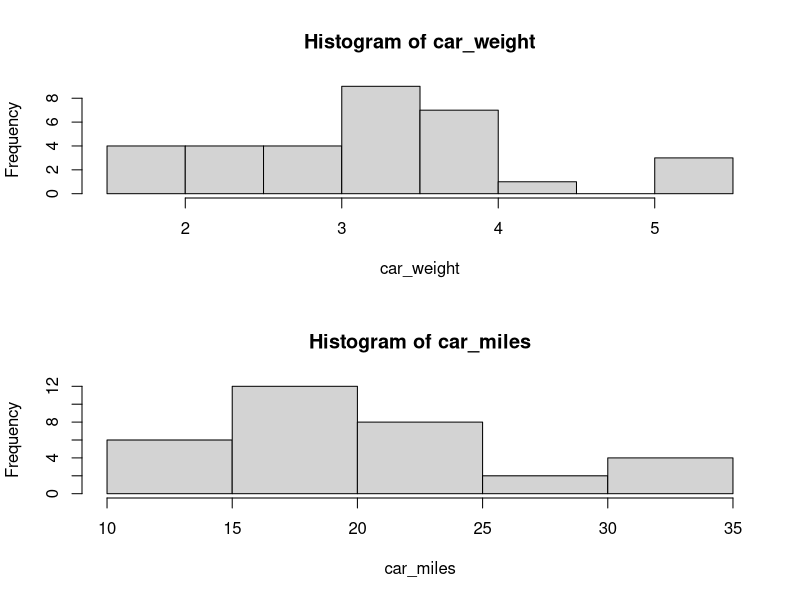
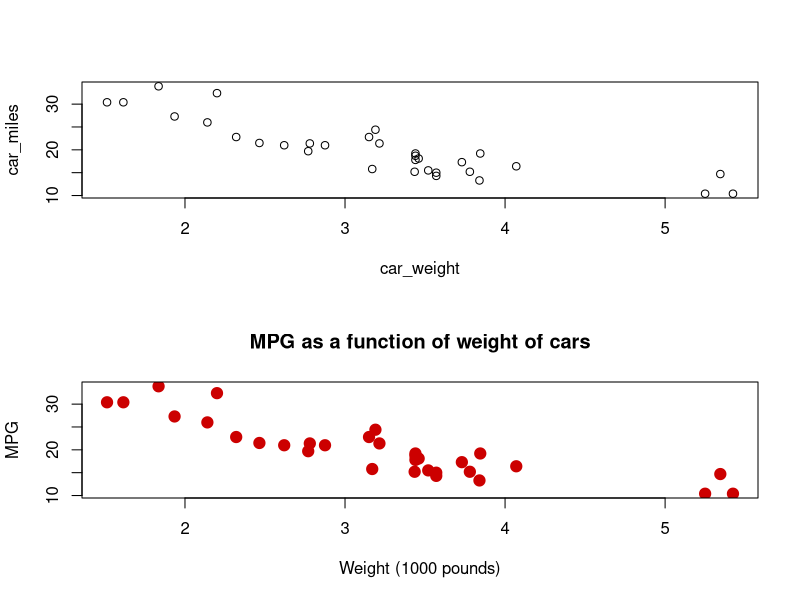

Generate these figures, in order, with R:
# Visualize association between two quantitative variable
# Check the linearity /  spread / outliers / correlation

library(datasets)

?mtcars
head(mtcars)


# check the univariate distributions
car_weight <- mtcars$wt
car_miles <- mtcars$mpg

par(mfrow= c(2,1))

hist(car_weight)
hist(car_miles)


# if two quantitative together = scatterplot
plot(car_weight, car_miles)


solid_circle = 19
size_of_point = 1.5
red = "#cc0000"
title= "MPG as a function of weight of cars"
xlabel = "Weight (1000 pounds)"
ylabel = "MPG"


?plot

plot(
  car_weight, 
  car_miles, 
  pch = solid_circle,
  cex = size_of_point,
  col= red,
  main = title,
  xlab = xlabel,
  ylab = ylabel
  )

